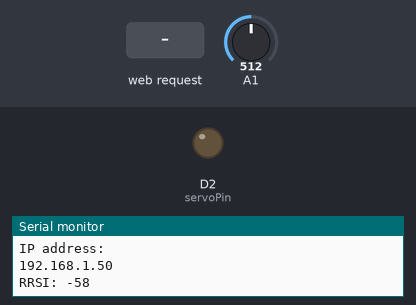
Bench run of a sketch on a simulated Arduino MKR. Shown: output pins drawn as LEDs (lit = HIGH), the last lines printed to the serial monitor. The inputs (shaded band) are chosen by the test bench; at power-on: A1 = 512. WiFi joins after 1.5 s; servers stay silent unless stated.

Above: at 2.7 s.
2.8 s: HTTP request GET /on received
At 4.0 s:
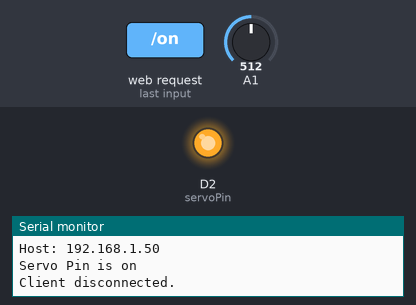
4.3 s: HTTP request GET /off received
Timing chart, 0 to 19.3 s (numbered marks = the images above; inputs shaded):
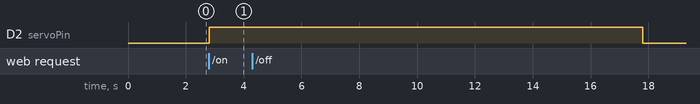

The sketch:

WebPinActivator.ino
```cpp
// Shamelessly stolen/adapted from:
// https://roboticadiy.com/esp8266-make-your-own-led-control-web-server-in-arduino-ide/

#include <WiFiNINA.h>

char ssid[] = "XXXXXXXX";         //  your network SSID (name) between the " "
char pass[] = "xxxxxxxx";         // your network password between the " "
int keyIndex = 0;                 // your network key Index number (needed only for WEP)
int status = WL_IDLE_STATUS;      //connection status
WiFiServer server(80);            //server socket

WiFiClient client = server.available(); // Listen for incoming clients

// Variable to store the HTTP request
String header;

// These variables store current output state of LED
String pinState = "off";
String counter = "5";

// Assign output variables to GPIO pins
int servoPin = 2;

//////////////// Serial timing section //////////////
// Current time
unsigned long currentTime = millis();
// Previous time
unsigned long previousTime = 0;
// Define timeout time in milliseconds (example: 2000ms = 2s)
const long timeoutTime = 2000;
//////////////// Serial timing section //////////////

//////////////// Pin timeout section ////////////////
unsigned long startTime;
unsigned long interval = 15000;
//////////////// Pin timeout section ////////////////

void setup() {
  Serial.begin(115200);
  // Initialize the output variables as outputs
  pinMode(servoPin, OUTPUT);
  // Set outputs to LOW
  digitalWrite(servoPin, LOW);
  WiFi.setHostname("SquirrelBlaster");

  // Connect to Wi-Fi network with SSID and password
  Serial.print("Connecting to ");
  Serial.println(ssid);
  WiFi.begin(ssid, pass);
  while (WiFi.status() != WL_CONNECTED) {
    delay(500);
    Serial.print(".");
  }
  // Print local IP address and start web server
  Serial.println("");
  Serial.println("WiFi connected.");
  Serial.println("IP address: ");
  Serial.println(WiFi.localIP());
  Serial.print("RRSI: ");
  Serial.println(WiFi.RSSI());
  server.begin();
}

void loop() {
  WiFiClient client = server.available(); // Listen for incoming clients

  if (client) { // If a new client connects,
    Serial.println("New Client."); // print a message out in the serial port
    String currentLine = ""; // make a String to hold incoming data from the client
    currentTime = millis();
    previousTime = currentTime;
    while (client.connected() && currentTime - previousTime <= timeoutTime) { // loop while the client's connected
      currentTime = millis();
      if (client.available()) { // if there's bytes to read from the client,
        char c = client.read(); // read a byte, then
        Serial.write(c); // print it out the serial monitor
        header += c;
        if (c == '\n') { // if the byte is a newline character
          // if the current line is blank, you got two newline characters in a row.
          // that's the end of the client HTTP request, so send a response:
          if (currentLine.length() == 0) {
            // HTTP headers always start with a response code (e.g. HTTP/1.1 200 OK)
            // and a content-type so the client knows what's coming, then a blank line:
            client.println("HTTP/1.1 200 OK");
            client.println("Content-type:text/html");
            client.println("Connection: close");
            client.println();

            // Display state of pin servoPin
            if (header.indexOf("GET /on") >= 0) {
              Serial.println("Servo Pin is on");
              startTime = millis();
              pinState = "on";
              digitalWrite(servoPin, HIGH);
            }

            // Handle setting all the different int/string milli/sec bits
            counter = interval / 1000;
            String metaRefresh = counter;

            // Display the HTML web page
            client.println("<!DOCTYPE html><html>");
            client.println("<head><meta http-equiv=\"refresh\" content=\"" + metaRefresh + ";url=/\" name=\"viewport\" content=\"width=device-width, initial-scale=1\">");
            client.println("<link rel=\"icon\" href=\"data:,\">");
            // CSS to style the on/off buttons
            client.println("<style>html { font-family: Helvetica; display: inline-block; margin: 0px auto; text-align: center;}");
            client.println(".buttonRed { background-color: #ff0000; border: none; color: white; padding: 16px 40px; border-radius: 60%;");
            client.println("text-decoration: none; font-size: 30px; margin: 2px; cursor: pointer;}");
            client.println(".buttonOff { background-color: #77878A; border: none; color: white; padding: 16px 40px; border-radius: 70%;");
            client.println("text-decoration: none; font-size: 30px; margin: 2px; cursor: pointer;}</style></head>");

            // Web Page Heading
            client.println("<body><h1>This button Turns on the water for a few moments</h1>");

            // Display current state, and ON button for GPIO 2
            client.println("<form action=\"on\" method=\"get\">");
            client.println("<label for=\"interval\">Seconds(between 1 and 60):</label>");
            client.println("<input type=\"number\" id=\"interval\" name=\"interval\" min=\"1\" max=\"60\">");


            // If the pinState is off, it displays the OFF button
            if (pinState == "off") {
              client.println("<input type=\"submit\" class=\"button buttonOff\" value=\"OFF\">");
            } else {
              client.println("<input type=\"submit\" class=\"button buttonRed\" value=\"ON\">");
            }
            client.println("</form>");


            int randomReading = analogRead(A1);
            client.print("Random reading from analog pin to verify page refresh: ");
            client.print(randomReading);

            client.println("</body></html>");

            // The HTTP response ends with another blank line
            client.println();
            // Break out of the while loop
            break;
          } else { // if you got a newline, then clear currentLine
            currentLine = "";
          }
        } else if (c != '\r') { // if you got anything else but a carriage return character,
          currentLine += c; // add it to the end of the currentLine
        }
      }
    }
    // Clear the header variable
    header = "";
    // Close the connection
    client.stop();
    Serial.println("Client disconnected.");
    Serial.println("");
  }
  // If pin is on, check for timeout, turn pin off if met
  if (pinState == "on") {
    if (millis() - startTime >= interval)
    {
      Serial.println("Timeout of " + counter + " sec met, setting Servo Pin to off");
      digitalWrite(servoPin, LOW);
      pinState = "off";
    }
  }
}
```

Measured:
- after the input at 2.8 s, D2 (servoPin): LOW → HIGH at once
